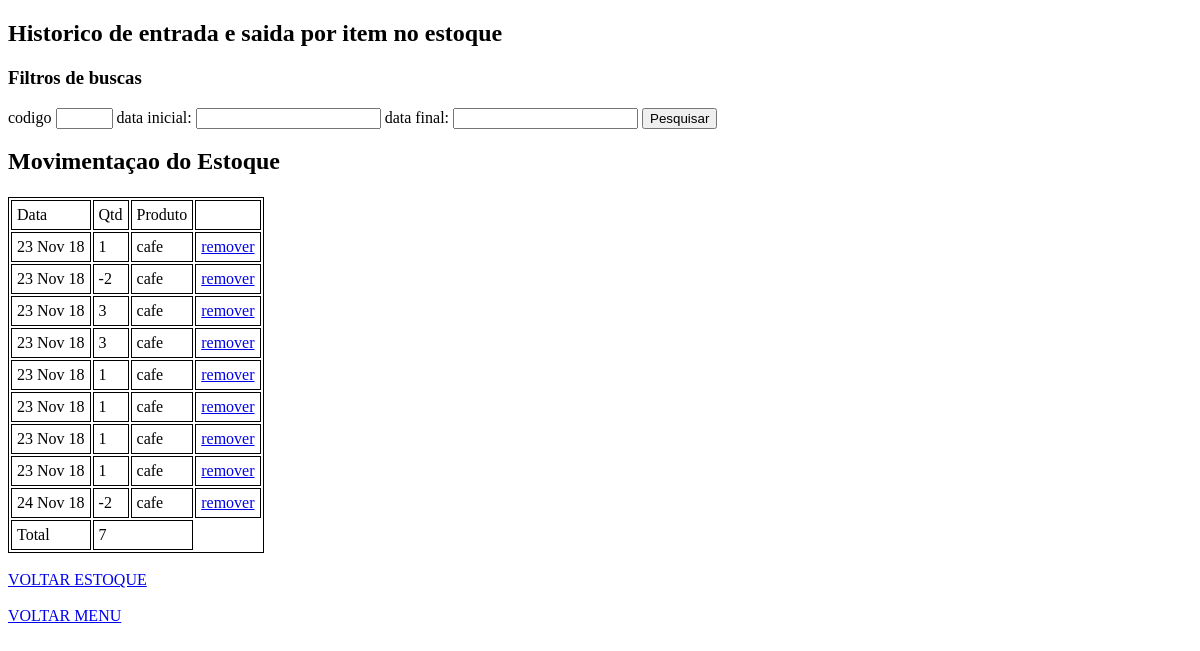
The app's page /estoque/estoque_detalhe/3/, older data.
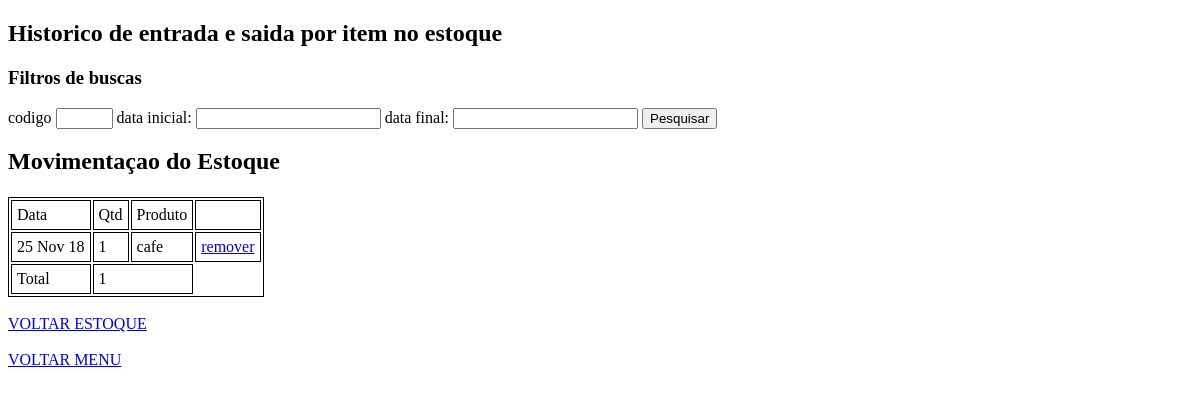
The same page, newer data.
### app_estoque/models.py (models this page shows, shortened)
class Estoque(models.Model):
    SITUACAO = (
        ('Entrada', 'entrada'),
        ('Saida', 'saida'),
    )
    data = models.DateTimeField(auto_now_add='True')
    produto = models.ForeignKey(Produto, on_delete=models.CASCADE)
    situacao = models.CharField(max_length=7, choices=SITUACAO)
    qtd = models.IntegerField(default=0)

class Produto(models.Model):
    data_cad = models.DateTimeField(auto_now_add='True')
    item_text = models.CharField(max_length=200, unique=True)
    item_descricao = models.TextField(blank=True )
    min_estoque = models.IntegerField(default=0)
    total_estoque = models.IntegerField(default=0)
    def __str__(self):
        return self.item_text

### app_estoque/views.py (the view)
# urls.py: path('estoque_detalhe/<int:id_produto>/', views.estoque_detalhe, name='estoque_detalhe'),
def estoque_detalhe(request, id_produto=None):
    if request.method == 'POST':
        item = request.POST.get('f_item')
        data_inicial = request.POST.get('f_data_inicial')
        data_final = request.POST.get('f_data_final')
        if data_inicial:
            ano_ini,mes_ini,dia_ini = data_inicial.split(',')
            data_inicial_limpa= datetime.date(int(ano_ini),int(mes_ini),int(dia_ini))
            estoque = get_list_or_404(Estoque, produto__id=int(item), data__date=data_inicial_limpa)
            if data_final:
                ano_final,mes_final,dia_final = data_final.split(',')
                data_final_limpa= datetime.date(int(ano_final),int(mes_final),int(dia_final))
                estoque = get_list_or_404(Estoque, produto__id=int(item), data__date__range=(data_inicial_limpa, data_final_limpa))
        else:
            estoque = get_list_or_404(Estoque, produto__id=int(item))
    else:
        estoque = get_list_or_404(Estoque, produto__id=id_produto)
    total = sum([ i.qtd for i in estoque])
    return render(request, 'estoque_detalhe.html', {'estoque':estoque, 'total':total})

### app_estoque/templates/estoque_detalhe.html (shortened to what this page needs)
<!doctype html>
<html lang="en">
<head>
  <link rel="stylesheet" href="//code.jquery.com/ui/1.12.1/themes/base/jquery-ui.css">
  <link rel="stylesheet" href="/resources/demos/style.css">
</head>
<body>
<h2>Historico de entrada e saida por item no estoque</h2>
<h3>Filtros de buscas</h3>
<form class="" action="" method="POST">
  codigo <input type="text" required="yes" size="4" maxlength="3" name="f_item" value="">
  data inicial: <input type="text" id="datepicker" name="f_data_inicial" value="">
  data final:   <input type="text" id="datepicker2" name="f_data_final"   value="">
  <input type="submit" name="" value="Pesquisar">
</form>
<table>
  <h2>Movimentaçao do Estoque</h2>
  <tr>
    <td>Data</td>
    <td>Qtd</td>
    <td>Produto</td>
    <td></td>
  </tr>
  {% for item in estoque %}
  <tr>
    <td>{{ item.data|date:"d M y"}}</td>
    <td>{{ item.qtd }}</td>
    <td>{{ item.produto}}</td>
    <td> <a href="{% url 'remover' item=item.id pag_saida='estoque_detalhe' %}">remover</a> </td>
  </tr>
  {% endfor %}
  <tr>
    <td>Total</td>
    <td colspan="2">{{total}}</td>
  </tr>
</table>
<br>
  <a href="{% url 'lista' %}">VOLTAR ESTOQUE</a><br>
  <br>
  <a href="{% url 'index' %}">VOLTAR MENU</a>

### app_estoque/templates/estoque_detalhe.html (style rules this page uses)
table, th, td { border: 1px solid #000; }
th, td { padding: 5px; }

Row changes from the older to the newer data that the page shows:
removed Estoque: data "23 Nov 18", qtd "1", produto "cafe"
removed Estoque: data "23 Nov 18", qtd "-2", produto "cafe"
removed Estoque: data "23 Nov 18", qtd "3", produto "cafe"
removed Estoque: data "23 Nov 18", qtd "3", produto "cafe"
removed Estoque: data "23 Nov 18", qtd "1", produto "cafe"
removed Estoque: data "23 Nov 18", qtd "1", produto "cafe"
removed Estoque: data "23 Nov 18", qtd "1", produto "cafe"
removed Estoque: data "23 Nov 18", qtd "1", produto "cafe"
removed Estoque: data "24 Nov 18", qtd "-2", produto "cafe"
added Estoque: data "25 Nov 18", qtd "1", produto "cafe"
Text that changed along with them:
{{ total }}: "7" → "1"
